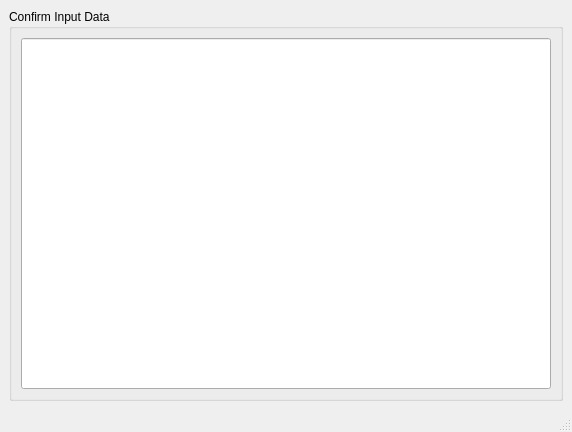
<?xml version="1.0" encoding="UTF-8"?>
<ui version="4.0">
 <class>MainWindow</class>
 <widget class="QMainWindow" name="MainWindow">
  <property name="geometry">
   <rect>
    <x>0</x>
    <y>0</y>
    <width>572</width>
    <height>432</height>
   </rect>
  </property>
  <property name="sizePolicy">
   <sizepolicy hsizetype="Expanding" vsizetype="Minimum">
    <horstretch>0</horstretch>
    <verstretch>0</verstretch>
   </sizepolicy>
  </property>
  <property name="minimumSize">
   <size>
    <width>0</width>
    <height>0</height>
   </size>
  </property>
  <property name="windowTitle">
   <string>MainWindow</string>
  </property>
  <widget class="QWidget" name="centralwidget">
   <property name="sizePolicy">
    <sizepolicy hsizetype="Expanding" vsizetype="MinimumExpanding">
     <horstretch>0</horstretch>
     <verstretch>0</verstretch>
    </sizepolicy>
   </property>
   <property name="minimumSize">
    <size>
     <width>0</width>
     <height>0</height>
    </size>
   </property>
   <layout class="QGridLayout" name="gridLayout_5">
    <item row="0" column="0">
     <widget class="QGroupBox" name="groupBox">
      <property name="title">
       <string>Confirm Input Data</string>
      </property>
      <layout class="QGridLayout" name="gridLayout">
       <item row="0" column="0">
        <widget class="QLineEdit" name="statusWindow">
         <property name="enabled">
          <bool>true</bool>
         </property>
         <property name="sizePolicy">
          <sizepolicy hsizetype="Expanding" vsizetype="MinimumExpanding">
           <horstretch>0</horstretch>
           <verstretch>0</verstretch>
          </sizepolicy>
         </property>
         <property name="minimumSize">
          <size>
           <width>0</width>
           <height>0</height>
          </size>
         </property>
         <property name="maximumSize">
          <size>
           <width>16777215</width>
           <height>16777215</height>
          </size>
         </property>
         <property name="cursor">
          <cursorShape>BlankCursor</cursorShape>
         </property>
         <property name="text">
          <string/>
         </property>
         <property name="frame">
          <bool>true</bool>
         </property>
         <property name="readOnly">
          <bool>true</bool>
         </property>
        </widget>
       </item>
      </layout>
     </widget>
    </item>
   </layout>
  </widget>
  <widget class="QMenuBar" name="menubar">
   <property name="geometry">
    <rect>
     <x>0</x>
     <y>0</y>
     <width>572</width>
     <height>21</height>
    </rect>
   </property>
  </widget>
  <widget class="QStatusBar" name="statusbar"/>
 </widget>
 <resources/>
 <connections/>
</ui>
